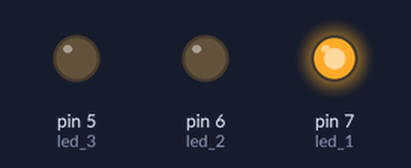
This sketch was run on a simulated Arduino Uno, built with avr-gcc and run on an emulated ATmega328P. Shown: output pins drawn as LEDs (lit = HIGH).

Above: at 0.5 s.
At 2.5 s:
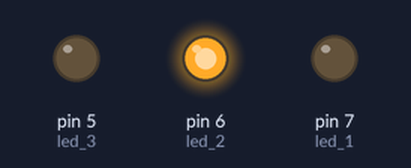
At 4.5 s:
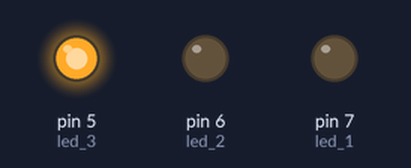
At 5.5 s:
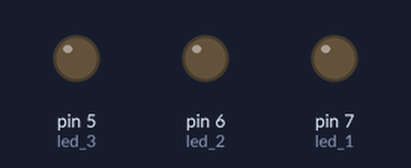
Timing chart, 0 to 7.8 s (numbered marks = the images above):
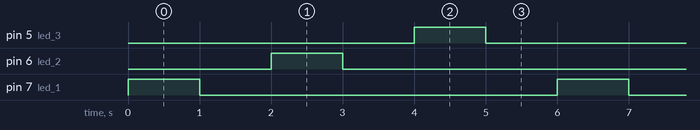

Measured:
- by itself, pin 5 (led_3), pin 6 (led_2), pin 7 (led_1): alternates HIGH for 1.0 s and LOW for 5.0 s
- by itself, everything shown: repeats every 6.0 s, in 6 steps

The sketch:

led_2_solution.ino
```cpp
/*
   Declare the LEDs with an unique name
   Choose 3 pins from 2 ~ 13
*/
int led_1 = 7;
int led_2 = 6;
int led_3 = 5;

// the setup routine runs once when you press reset:
void setup() {
  // initialize the digital pin as an output.
  pinMode(led_1, OUTPUT);
  pinMode(led_2, OUTPUT);
  pinMode(led_3, OUTPUT);
}

// the loop routine runs over and over again forever:
void loop() {
  // Iterate number of LEDs (0, 1, 2)
  for (int i = 0; i <= 2; i++) {
    if (i == 0) {
      digitalWrite(led_1, HIGH);
      delay(1000);
      digitalWrite(led_1, LOW);
      delay(1000);
    }
    if ( i == 1) {
      digitalWrite(led_2, HIGH);
      delay(1000);
      digitalWrite(led_2, LOW);
      delay(1000);
    }
    if (i == 2) {
      digitalWrite(led_3, HIGH);
      delay(1000);
      digitalWrite(led_3, LOW);
      delay(1000);
    }
  }
}
```
